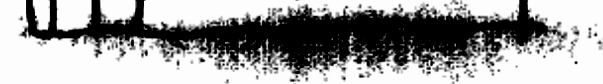
#> input picture Segmentacion con conocimiento del dominio/assets/lineaRuidosa.png, 603 x 84 px, found by its file name
$ python apartadoE.py
#> lines starting #> are read from the running program, lines starting #| are printed output that depends on the picture; long printed decimals are rounded
# -*- coding: utf-8 -*-
"""
File: apartadoE.py
Author: Isabel Manzaneque
Date: 14/12/2023
Description: Segmentación con conocimiento del dominio.

"""
import cv2
import numpy as np
from matplotlib import pyplot as plt
from sklearn import datasets, linear_model

img = cv2.imread(".\\assets\\lineaRuidosa.png")
#> img is the input picture: shape (84, 603, 3); min 0, max 255, mean 158.5
height, width = img.shape[:2]
#> height = 84; width = 603

n_samples = 0
X_list = []
y_list = []

# iterar sobre la imagen original
for py in range(height):
    for px in range(width):
        if np.array_equal(img[py, px], [0, 0, 0]):
            # Si el pixel es negro se incrementan las muestras
            # y se guardan las coordenadas
            n_samples += 1
            X_list.append([px])
            # ajustar origen
            y_list.append(height - py)
#> after the loop, n_samples = 12006

# convertir listas en numpy arrays
X = np.array(X_list)
y = np.array(y_list)

_, _, coef = datasets.make_regression(
    n_samples=n_samples,
    n_features=1,
    n_informative=1,
    noise=10,
    coef=True,
    random_state=0,
)
#> coef = 88

# Robustly fit linear model with RANSAC algorithm
ransac = linear_model.RANSACRegressor()
ransac.fit(X, y)
inlier_mask = ransac.inlier_mask_
outlier_mask = np.logical_not(inlier_mask)

# Predict data of estimated models
line_X = np.arange(X.min(), X.max())[:, np.newaxis]
#> line_X = 553 values from 23 to 575
line_y_ransac = ransac.predict(line_X)
#> line_y_ransac = 553 values from 52.26 to 55.11

# Compare estimated coefficients
print("Estimated coefficients (true, linear regression, RANSAC):")
print(coef, ransac.estimator_.coef_)
#| 88.001 [0.005172]

# Dibujar plot
lw = 2
plt.scatter(X[inlier_mask], y[inlier_mask], color="yellowgreen", marker=".", label="Inliers")
plt.scatter(X[outlier_mask], y[outlier_mask], color="gold", marker=".", label="Outliers")
plt.plot(line_X, line_y_ransac,color="cornflowerblue", linewidth=lw,label="RANSAC regressor",)
plt.legend(loc="lower right")
plt.xlabel("Input")
plt.ylabel("Response")
plt.show()
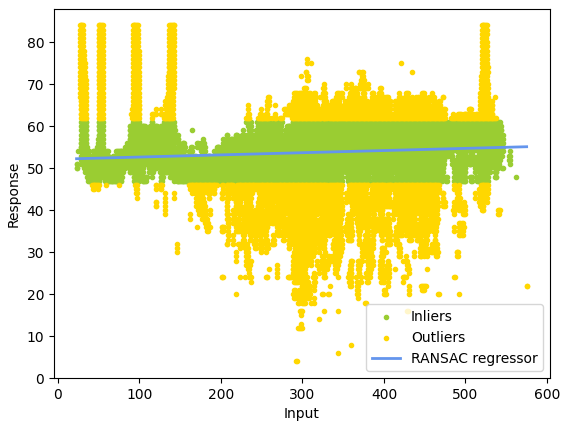
#> figure drawn by matplotlib, 1 panel; curve peaks at x = 575, y = 55.11

$ run again, with Segmentacion con conocimiento del dominio/assets/textoMolinos.png copied over Segmentacion con conocimiento del dominio/assets/lineaRuidosa.png
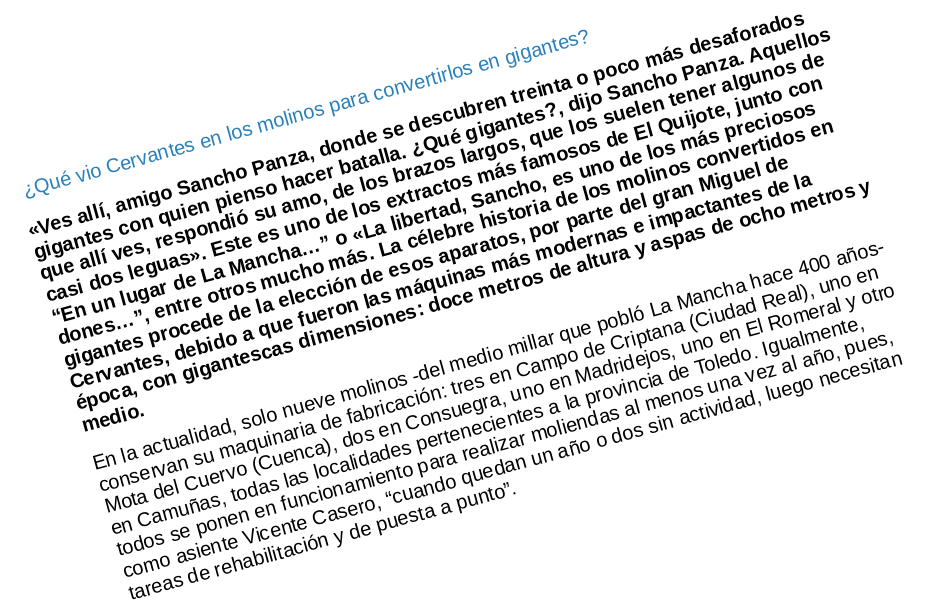
#> input picture Segmentacion con conocimiento del dominio/assets/textoMolinos.png, 932 x 610 px, found by its file name
#> img is the input picture: shape (610, 932, 3); mean B, G, R 228.5, 228.2, 227.9
#| 75.520 [0.2001]
#> `plt.show()`:
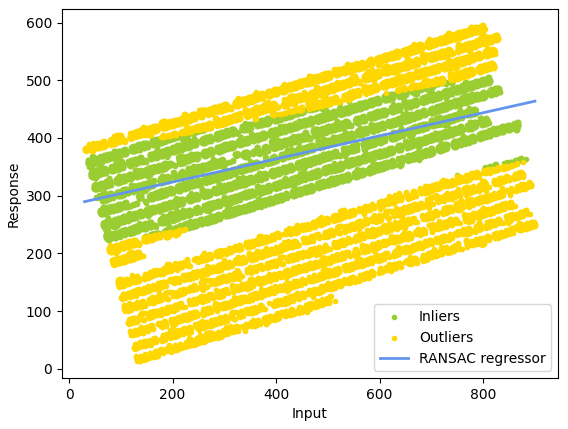
#> figure drawn by matplotlib, 1 panel; curve peaks at x = 900, y = 463.8
